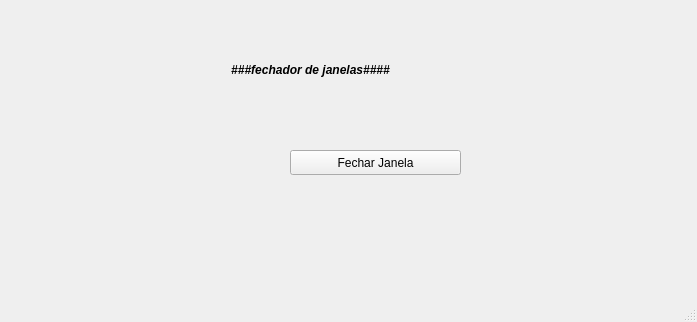
<?xml version="1.0" encoding="UTF-8"?>
<ui version="4.0">
 <class>MainWindow</class>
 <widget class="QMainWindow" name="MainWindow">
  <property name="geometry">
   <rect>
    <x>0</x>
    <y>0</y>
    <width>697</width>
    <height>322</height>
   </rect>
  </property>
  <property name="windowTitle">
   <string>Meu Janelao</string>
  </property>
  <widget class="QWidget" name="centralwidget">
   <widget class="QLabel" name="label">
    <property name="geometry">
     <rect>
      <x>20</x>
      <y>20</y>
      <width>581</width>
      <height>101</height>
     </rect>
    </property>
    <property name="text">
     <string>&lt;html&gt;&lt;head/&gt;&lt;body&gt;&lt;p align=&quot;center&quot;&gt;&lt;span style=&quot; font-weight:700; font-style:italic;&quot;&gt;###fechador de janelas####&lt;/span&gt;&lt;/p&gt;&lt;/body&gt;&lt;/html&gt;</string>
    </property>
   </widget>
   <widget class="QPushButton" name="pushButton">
    <property name="geometry">
     <rect>
      <x>290</x>
      <y>150</y>
      <width>171</width>
      <height>25</height>
     </rect>
    </property>
    <property name="text">
     <string>Fechar Janela</string>
    </property>
   </widget>
  </widget>
  <widget class="QMenuBar" name="menubar">
   <property name="geometry">
    <rect>
     <x>0</x>
     <y>0</y>
     <width>697</width>
     <height>22</height>
    </rect>
   </property>
  </widget>
  <widget class="QStatusBar" name="statusbar"/>
 </widget>
 <resources/>
 <connections/>
</ui>
